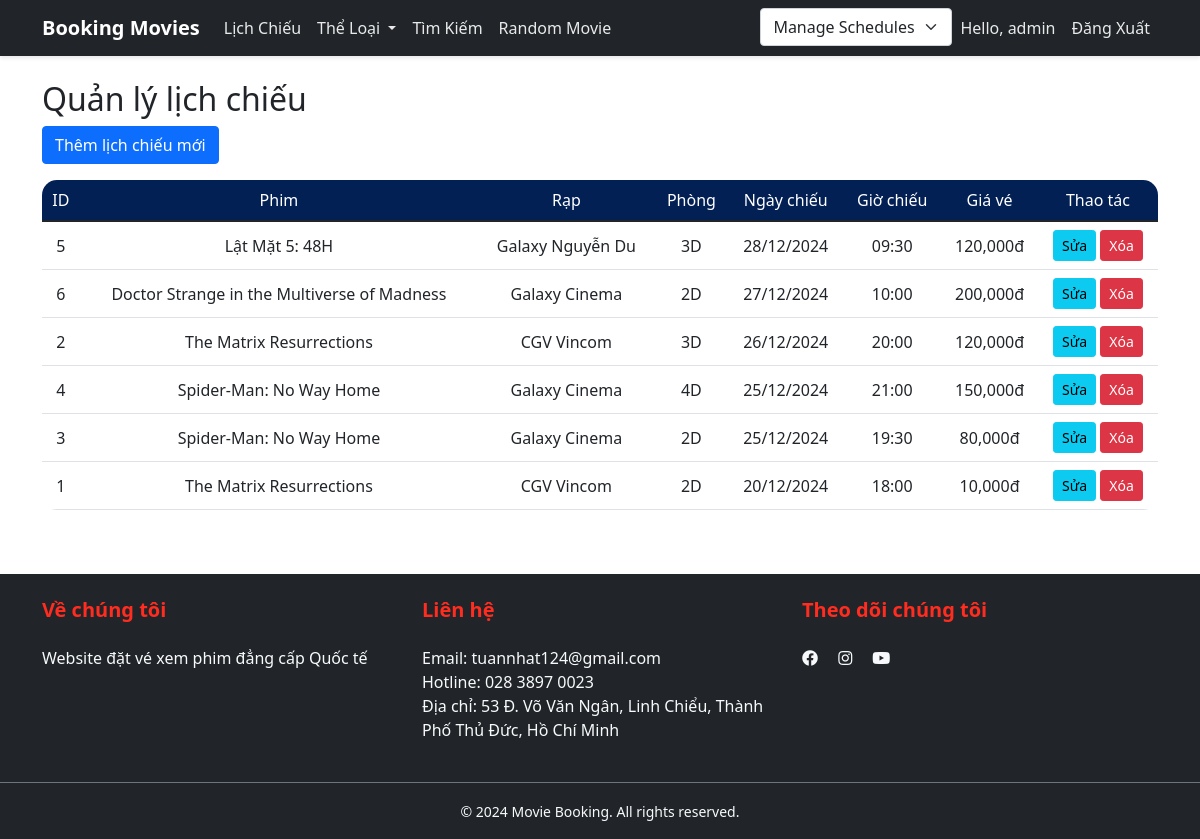
Screenshot of /Booking-movies/admin/manage_schedules.php (signed in) with the database file from the repository.
### tables this page shows
CREATE TABLE `users` (
  `id` int(11) NOT NULL,
  `username` varchar(50) NOT NULL,
  `password` varchar(255) NOT NULL,
  `email` varchar(100) NOT NULL,
  `fullname` varchar(100) DEFAULT NULL,
  `phone` varchar(15) DEFAULT NULL,
  `role` enum('admin','user') DEFAULT 'user',
  `status` enum('active','blocked') DEFAULT 'active',
  `created_at` timestamp NOT NULL DEFAULT current_timestamp(),
  `updated_at` timestamp NOT NULL DEFAULT current_timestamp() ON UPDATE current_timestamp()
);

CREATE TABLE `schedules` (
  `id` int(11) NOT NULL,
  `movie_id` int(11) NOT NULL,
  `room_id` int(11) NOT NULL,
  `show_date` date NOT NULL,
  `show_time` time NOT NULL,
  `price` decimal(10,2) NOT NULL,
  `status` enum('active','cancelled') DEFAULT 'active',
  `created_at` timestamp NOT NULL DEFAULT current_timestamp(),
  `updated_at` timestamp NOT NULL DEFAULT current_timestamp() ON UPDATE current_timestamp()
);

CREATE TABLE `movies` (
  `id` int(11) NOT NULL,
  `title` varchar(255) NOT NULL,
  `description` text DEFAULT NULL,
  `poster` varchar(255) DEFAULT NULL,
  `trailer_url` varchar(255) DEFAULT NULL,
  `duration` int(11) NOT NULL,
  `release_date` date NOT NULL,
  `country` varchar(100) DEFAULT 'Việt Nam',
  `director` varchar(100) DEFAULT NULL,
  `status` enum('coming_soon','now_showing','ended') DEFAULT 'coming_soon',
  `rates` decimal(3,1) DEFAULT 10.0,
  `created_at` timestamp NOT NULL DEFAULT current_timestamp(),
  `updated_at` timestamp NOT NULL DEFAULT current_timestamp() ON UPDATE current_timestamp(),
  `banner_title` varchar(255) DEFAULT NULL,
  `banner_description` text DEFAULT NULL
);

CREATE TABLE `theaters` (
  `id` int(11) NOT NULL,
  `name` varchar(255) NOT NULL,
  `address` varchar(255) NOT NULL,
  `phone` varchar(15) DEFAULT NULL,
  `total_seats` int(11) DEFAULT NULL,
  `created_at` timestamp NOT NULL DEFAULT current_timestamp(),
  `updated_at` timestamp NOT NULL DEFAULT current_timestamp() ON UPDATE current_timestamp()
);

CREATE TABLE `rooms` (
  `id` int(11) NOT NULL,
  `theater_id` int(11) NOT NULL,
  `name` varchar(255) NOT NULL,
  `capacity` int(11) NOT NULL,
  `room_type` enum('2D','3D','4D') DEFAULT '2D',
  `status` enum('active','maintenance') DEFAULT 'active',
  `created_at` timestamp NOT NULL DEFAULT current_timestamp(),
  `updated_at` timestamp NOT NULL DEFAULT current_timestamp() ON UPDATE current_timestamp()
);

### Booking-movies/app/models/Movie.php (called while the page is built, shortened)
<?php
require_once 'db.php';
class Movie extends Database
{
    public function getAllMovies($status = null)
    {
        $sql = "SELECT * FROM movies";
        $sql .= " ORDER BY release_date DESC";
        $stmt = self::$connection->prepare($sql);
        return $this->select($stmt);
    }
}

### Booking-movies/app/models/db.php (called while the page is built, shortened)
<?php
class Database
{
    public function select($sql)
    {
        $sql->execute();
        return $sql->get_result()->fetch_all(MYSQLI_ASSOC);
    }
}

### Booking-movies/app/models/User.php (called while the page is built, shortened)
<?php
require_once 'db.php';
class User extends Database
{
    public function getUserById($id)
    {
        $sql = "SELECT * FROM users WHERE id = ?";
        $stmt = self::$connection->prepare($sql);
        $stmt->bind_param("i", $id);
        return $this->select($stmt);
    }
}

### Booking-movies/app/models/Schedule.php (called while the page is built, shortened)
<?php
require_once 'db.php';
class Schedule extends Database
{
    public function getTotalSchedules()
    {
        $sql = "SELECT COUNT(*) as total FROM schedules";
        $result = self::$connection->query($sql);
        $row = $result->fetch_assoc();
        return $row['total'];
    }
    public function getSchedulesByPagination($offset, $limit)
    {
        $sql = "SELECT s.*, m.title as movie_title, r.room_type as room_type, t.name as theater_name
                FROM schedules s
                JOIN movies m ON s.movie_id = m.id
                JOIN rooms r ON s.room_id = r.id
                JOIN theaters t ON r.theater_id = t.id
                ORDER BY s.show_date DESC, s.show_time DESC
                LIMIT ?, ?";
        $stmt = self::$connection->prepare($sql);
        $stmt->bind_param("ii", $offset, $limit);
        $stmt->execute();
        $result = $stmt->get_result();
        return $result->fetch_all(MYSQLI_ASSOC);
    }
}

### Booking-movies/app/common/Pagination.php (called while the page is built, shortened)
<?php
class Pagination {
    private $itemsPerPage;
    private $offset;
    public function __construct($totalItems, $itemsPerPage = 10, $currentPage = 1) {
        $this->totalItems = $totalItems;
        $this->itemsPerPage = $itemsPerPage;
        $this->currentPage = (int)$currentPage;
        $this->totalPages = ceil($this->totalItems / $this->itemsPerPage);
        $this->offset = ($this->currentPage - 1) * $this->itemsPerPage;
    }
    public function getOffset() {
        return $this->offset;
    }
    public function getLimit() {
        return $this->itemsPerPage;
    }
}

### Booking-movies/admin/manage_schedules.php (the view, shortened to what this page needs)
<?php
include '../includes/header.php';
require_once '../app/common/Pagination.php';
$page = isset($_GET['page']) ? (int)$_GET['page'] : 1;
$itemsPerPage = 10;
$totalSchedules = $scheduleModel->getTotalSchedules();
$pagination = new Pagination($totalSchedules, $itemsPerPage, $page);
$schedules = $scheduleModel->getSchedulesByPagination($pagination->getOffset(), $pagination->getLimit());
?>
<div class="container mt-4">
    <h2>Quản lý lịch chiếu</h2>
    <button type="button" class="btn btn-primary mb-3" data-bs-toggle="modal" data-bs-target="#addScheduleModal">
        Thêm lịch chiếu mới
    </button>
    <div class="table-responsive">
        <table class="table">
            <thead>
                <tr>
                    <th>ID</th>
                    <th>Phim</th>
                    <th>Rạp</th>
                    <th>Phòng</th>
                    <th>Ngày chiếu</th>
                    <th>Giờ chiếu</th>
                    <th>Giá vé</th>
                    <th>Thao tác</th>
                </tr>
            </thead>
            <tbody>
                <?php foreach ($schedules as $schedule): ?>
                    <tr>
                        <td><?php echo $schedule['id']; ?></td>
                        <td><?php echo $schedule['movie_title']; ?></td>
                        <td><?php echo $schedule['theater_name']; ?></td>
                        <td><?php echo $schedule['room_type']; ?></td>
                        <td><?php echo date('d/m/Y', strtotime($schedule['show_date'])); ?></td>
                        <td><?php echo date('H:i', strtotime($schedule['show_time'])); ?></td>
                        <td><?php echo number_format($schedule['price']); ?>đ</td>
                        <td>
                            <button class="btn btn-sm btn-info edit-schedule"
                                data-schedule='<?php echo json_encode($schedule); ?>'>
                                Sửa
                            </button>
                            <a href="?delete=<?php echo $schedule['id']; ?>"
                                class="btn btn-sm btn-danger"
                                onclick="return confirm('Bạn có chắc muốn xóa lịch chiếu này?')">
                                Xóa
                            </a>
                        </td>
                    </tr>
                <?php endforeach; ?>
            </tbody>
        </table>
    </div>
</div>
<?php include '../includes/footer.php'; ?>

### Booking-movies/includes/header.php (shortened to what this page needs)
<?php
require_once $_SERVER['DOCUMENT_ROOT'] . '/Project_Be1/Booking-movies/app/models/db.php';
require_once $_SERVER['DOCUMENT_ROOT'] . '/Project_Be1/Booking-movies/app/models/User.php';
require_once $_SERVER['DOCUMENT_ROOT'] . '/Project_Be1/Booking-movies/app/models/Movie.php';
require_once $_SERVER['DOCUMENT_ROOT'] . '/Project_Be1/Booking-movies/app/models/Schedule.php';
require_once $_SERVER['DOCUMENT_ROOT'] . '/Project_Be1/Booking-movies/app/models/Booking.php';
$userModel = new User();
$movieModel = new Movie();
$scheduleModel = new Schedule();
$allMovies = $movieModel->getAllMovies();
$randomMovie = $allMovies[array_rand($allMovies)];
?>
<?php
if (isset($_SESSION['user_id'])) {
    $user_id = $_SESSION['user_id'];
    $user_details = $userModel->getUserById($user_id);
    $user = $user_details[0];
} ?>
<!DOCTYPE html>
<html lang="vi">
<head>
    <link rel="stylesheet" href="/Project_Be1/Booking-movies/assets/css/style.css">
    <link rel="stylesheet" href="/Project_Be1/Booking-movies/assets/css/pagination.css">
    <link rel="stylesheet" href="/Project_Be1/Booking-movies/assets/css/banner.css">
    <link rel="stylesheet" href="/Project_Be1/Booking-movies/assets/css/genre.css">
    <link rel="stylesheet" href="/Project_Be1/Booking-movies/assets/css/notification.css">
    <link href="https://cdn.jsdelivr.net/npm/bootstrap@5.1.3/dist/css/bootstrap.min.css" rel="stylesheet">
</head>
<body>
    <nav class="navbar navbar-expand-lg navbar-dark bg-dark">
        <div class="container">
            <a class="navbar-brand" href="/Project_Be1/Booking-movies/">Booking Movies</a>
            <div class="collapse navbar-collapse">
                <ul class="navbar-nav me-auto">
                    <li class="nav-item">
                        <a class="nav-link" href="/Project_Be1/Booking-movies/schedule.php">Lịch Chiếu</a>
                    </li>
                    <li class="nav-item dropdown">
                        <a class="nav-link dropdown-toggle" href="#" role="button" data-bs-toggle="dropdown" aria-expanded="false">
                            Thể Loại
                        </a>
                    </li>
                    <li class="nav-item">
                        <a class="nav-link" href="/Project_Be1/Booking-movies/search.php">Tìm Kiếm</a>
                    </li>
                    <li class="nav-item">
                        <a class="nav-link" href="/Project_Be1/Booking-movies/movie.php?id=<?php echo $randomMovie['id']; ?>">Random Movie</a>
                    </li>
                </ul>
                <ul class="navbar-nav">
                    <?php if (isset($_SESSION['user_id'])): ?>
                        <?php if ($_SESSION['role'] == 'admin'): ?>
                            <li class="nav-item">
                                <?php $current_page = $_SERVER['REQUEST_URI']; ?>
                                <select class="form-select" onchange="window.location.href=this.value">
                                    <option value="/Project_Be1/Booking-movies/admin/manage_schedules.php"
                                        <?php if ($current_page == '/Project_Be1/Booking-movies/admin/manage_schedules.php') echo 'selected'; ?>>Manage Schedules</option>
                                </select>
                            </li>
                        <?php endif; ?>
                        <li class="nav-item">
                            <a class="nav-link" href="/Project_Be1/Booking-movies/user/profile.php">
                                <?php
                                if ($user) {
                                    echo 'Hello, ' . $user['username'];
                                } else {
                                    echo 'Tài khoản';
                                }
                                ?>
                            </a>
                        </li>
                        <li class="nav-item">
                            <a class="nav-link" href="/Project_Be1/Booking-movies/user/logout.php">Đăng Xuất</a>
                        </li>
                    <?php endif; ?>
                </ul>
            </div>
        </div>
    </nav>
</body>
</html>

### Booking-movies/assets/css/style.css (style rules this page uses)
:root { --primary-color: #032055; --secondary-color: #ff2c1f; --text-color: #333; --white-color: #fff; --light-bg: #f8f9fa; --dark-bg: #1a1a1a; }
body { font-family: 'Poppins', sans-serif; color: var(--text-color); background-color: #f4f7fc; min-height: 100vh; display: flex; flex-direction: column; }
a { text-decoration: none !important; }
.navbar { background: var(--primary-color) !important; padding: 1rem 0; box-shadow: 0 2px 4px rgba(0, 0, 0, 0.1); }
.navbar-brand { font-size: 1.5rem; font-weight: 700; color: #fff !important; }
.navbar-dark .navbar-nav .nav-link { color: rgba(255, 255, 255, 0.9) !important; font-weight: 500; padding: 0.5rem 1rem; transition: all 0.3s ease; }
.btn-info { background-color: #17a2b8; border-color: #17a2b8; }
.btn { padding: 0.6rem 1.5rem; border-radius: 50px; font-weight: 500; transition: all 0.3s ease; }
.btn-primary { background: var(--primary-color); border: none; }
.table { background: white; border-radius: 15px; overflow: hidden; }
.table thead th { text-align: center; background: var(--primary-color); color: white; font-weight: 500; border: none; }
.table td { text-align: center; vertical-align: middle; }

### rows the page displays
users: username "admin"
schedules: id "5", movie.title "Lật Mặt 5: 48H", theaters.name "Galaxy Nguyễn Du", room.room_type "3D", show_date "28/12/2024", show_time "09:30", price "120,000"
schedules: id "6", movie.title "Doctor Strange in the Multiverse of Madness", theaters.name "Galaxy Cinema", room.room_type "2D", show_date "27/12/2024", show_time "10:00", price "200,000"
schedules: id "2", movie.title "The Matrix Resurrections", theaters.name "CGV Vincom", room.room_type "3D", show_date "26/12/2024", show_time "20:00", price "120,000"
schedules: id "4", movie.title "Spider-Man: No Way Home", theaters.name "Galaxy Cinema", room.room_type "4D", show_date "25/12/2024", show_time "21:00", price "150,000"
schedules: id "3", movie.title "Spider-Man: No Way Home", theaters.name "Galaxy Cinema", room.room_type "2D", show_date "25/12/2024", show_time "19:30", price "80,000"
schedules: id "1", movie.title "The Matrix Resurrections", theaters.name "CGV Vincom", room.room_type "2D", show_date "20/12/2024", show_time "18:00", price "10,000"
